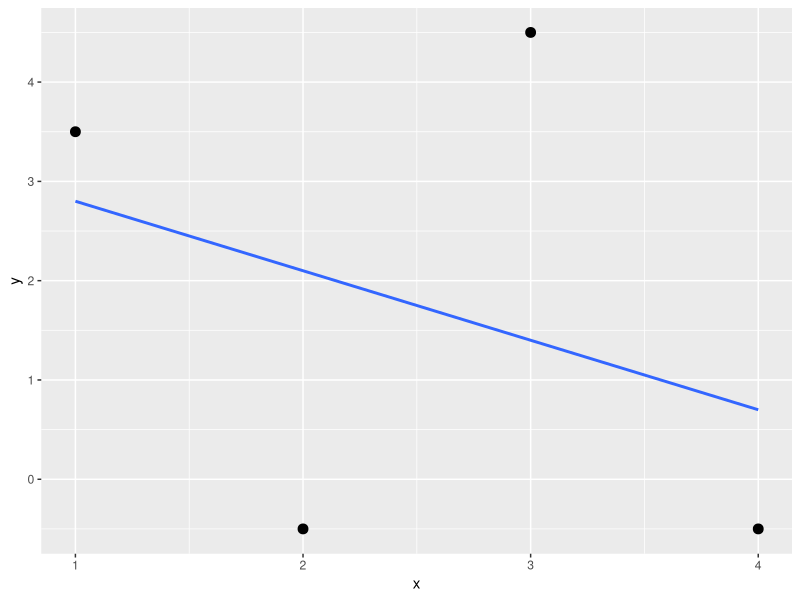

This chart was generated by the following R code:
# for an icon
library(ggplot2)
library(tibble)

df <- tibble(
  x = 1:4,
  y = x/2 + c(3, -1.5, 3, -2.5)
)

mod <- lm(y ~ x, data = df)

df_aug <- broom::augment(mod)

ggplot(df_aug, aes(x=x, y=y)) +
  geom_point(size=3) +
  geom_smooth(method = lm, se = FALSE)


